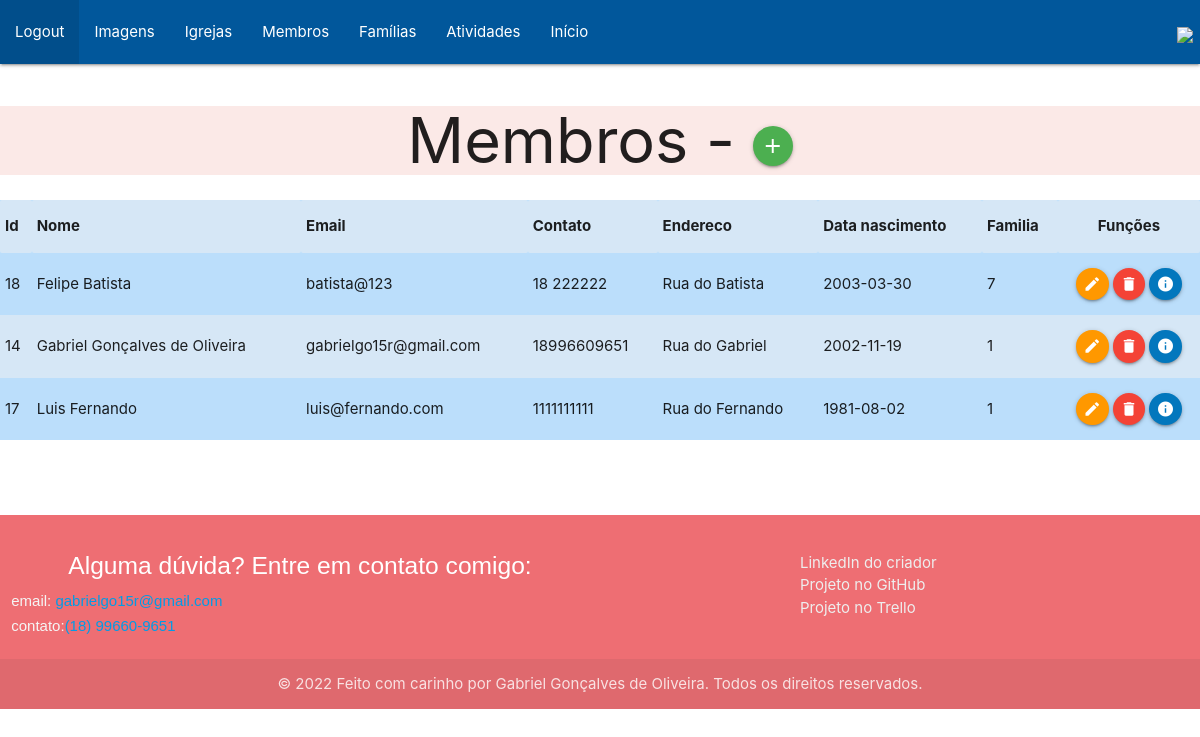
Page /pages/listaMembros.php (signed in) on the committed database.
### tables this page shows
CREATE TABLE `membro` (
  `id` int(10) NOT NULL,
  `nome` varchar(60) DEFAULT NULL,
  `email` varchar(40) DEFAULT NULL,
  `contato` varchar(15) DEFAULT NULL,
  `data_nascimento` varchar(10) DEFAULT NULL,
  `endereco` varchar(100) DEFAULT NULL,
  `familia` int(10) DEFAULT NULL
);

### pages/listaMembros.php (the view, shortened to what this page needs)
<?php
   include './../components/navbar.php';
   $sql = "select * from membro order by nome;";
   $pdo = conexao::conectar();
   $listaMembros = $pdo->query($sql);
?>
<!DOCTYPE html>
<html lang="pt-br">
<head>
    <link rel="stylesheet" href="https://cdnjs.cloudflare.com/ajax/libs/materialize/1.0.0/css/materialize.min.css">
</head>
<body>
    <div class="deep-orange lighten-5">
    <h1>Membros - <a class="btn-floating btn-big waves-effect waves-light green"
            onclick="JavaScript:location.href='formCadastroMembros.php'">
            <i class="material-icons">add</i>
        </a></h1>
    </div>
    <div class="col s10">
        <table class="striped blue lighten-4">
            <tr>
                <th>Id</th>
                <th>Nome</th>
                <th>Email</th>
                <th>Contato</th>
                <th>Endereco</th>
                <th>Data nascimento</th>
                <th>Familia</th>
                <th class="center">Funções</th>
            </tr>
            <?php
                foreach($listaMembros as $membro) {
            ?>
            <tr>
                <td><?php echo $membro['id']?> </td>
                <td><?php echo $membro['nome']?> </td>
                <td><?php echo $membro['email']?> </td>
                <td><?php echo $membro['contato']?> </td>
                <td><?php echo $membro['endereco']?> </td>
                <td><?php echo $membro['data_nascimento']?> </td>
                <td><?php echo $membro['familia']?></td>
                <td class="center">
                    <a class="btn-floating btn-small waves-effect waves-light orange" onclick="JavaScript:location.href='formEdicaoMembros.php?id=' +
                        <?php echo $membro['id'];?>">
                        <i class="material-icons">edit</i>
                    </a>
                    <a class="btn-floating btn-small waves-effect waves-light red"
                        onclick="JavaScript:remover(<?php echo $membro['id'];?>)">
                        <i class="material-icons">delete</i>
                    </a>
                    <a class="btn-floating btn-small waves-effect waves-light  light-blue darken-3" onclick="JavaScript:location.href='formInfoMembro.php?id=' +
                        <?php echo $membro['id'];?>">
                        <i class="material-icons">info</i>
                    </a>
                </td>
                </tr>
            <?php } ?>
        </table>
    </div>
</body>
</html>
<?php include '../components/footer.php'?>

### components/navbar.php (shortened to what this page needs)
<!DOCTYPE html>
<html lang="pt-br">
<head>
    <link rel="stylesheet" href="https://cdnjs.cloudflare.com/ajax/libs/materialize/1.0.0/css/materialize.min.css">
</head>
<body>
    <nav>
        <div class="nav-wrapper light-blue darken-4">
            <a href="#" class="brand-logo right"><img src="https://cdn-icons-png.flaticon.com/512/32/32457.png" width="65"></a>
             <ul id="nav-mobile" class="left hide-on-med-and-down">
                <li><a href="../validations/logout.php">Logout</a></li>
                <li><a href="../pages/imagensChurch.php">Imagens</a></li>
                <li><a href="../pages/listaIgrejas.php">Igrejas</a></li>
                <li><a href="../pages/listaMembros.php">Membros</a></li>
                <li><a href="../pages/listaFamilias.php">Famílias</a></li>
                <li><a href="../pages/listaAtividades.php">Atividades</a></li>
                <li><a href="../components/menu.php">Início</a></li>
            </ul>
        </div>
    </nav>
</body>
</html>

### components/footer.php (shortened to what this page needs)
<!DOCTYPE html>
<html lang="en">
<head>
    <link rel="stylesheet" type="text/css" href="../styles/styles.css">
</head>
<body>
    <footer class="page-footer" style="margin-top: 5rem;">
            <div class="row">
                <div class="col l6 s12">
                    <h5 class="white-text">Alguma dúvida? Entre em contato comigo:</h5>
                    <p class="grey-text text-lighten-4">email: <a href="mailto:gabrielgo15r@gmail.com">gabrielgo15r@gmail.com</a></p>
                    <p class="grey-text text-lighten-4">contato:<a href="tel:+5518996609651">(18) 99660-9651</a></p>
                </div>
                <div class="col l4 offset-l2 s12">
                    <ul class= "row">
                        <li><a class="grey-text text-lighten-3" href="https://www.linkedin.com/in/gabriel-gon%C3%A7alves-de-oliveira/" target="_blank">LinkedIn do criador</a></li>
                        <li><a class="grey-text text-lighten-3" href="https://github.com/GabrielGoncalvesDeOliveira/sistema_gestao_igrejas_php" target="_blank">Projeto no GitHub</a></li>
                        <li><a class="grey-text text-lighten-3" href="https://trello.com/b/Hm8wJSKC/projeto-churchweon" target="_blank">Projeto no Trello</a></li>
                    </ul>
                </div>
            </div>
        <div class="footer-copyright">
            <div>© 2022 Feito com carinho por Gabriel Gonçalves de Oliveira. Todos os direitos reservados.</div>
        </div>
    </footer>
</body>
</html>

### styles/styles.css (style rules this page uses)
* { margin: 0 auto; padding: 0 auto; box-sizing: border-box; }
h1 { text-align: center; }
h3, h4, h5 { color: black; text-align: center; font-family: Verdana, Tahoma, sans-serif; }
p { line-height: 25px; font-size: 15px; font-family: Verdana, Tahoma, sans-serif; }

### rows in the picture
membro: id "18", nome "Felipe Batista", email "batista@123", contato "18 222222", endereco "Rua do Batista", data_nascimento "2003-03-30", familia "7"
membro: id "14", nome "Gabriel Gonçalves de Oliveira", email "gabrielgo15r@gmail.com", contato "18996609651", endereco "Rua do Gabriel", data_nascimento "2002-11-19", familia "1"
membro: id "17", nome "Luis Fernando", email "luis@fernando.com", contato "1111111111", endereco "Rua do Fernando", data_nascimento "1981-08-02", familia "1"
